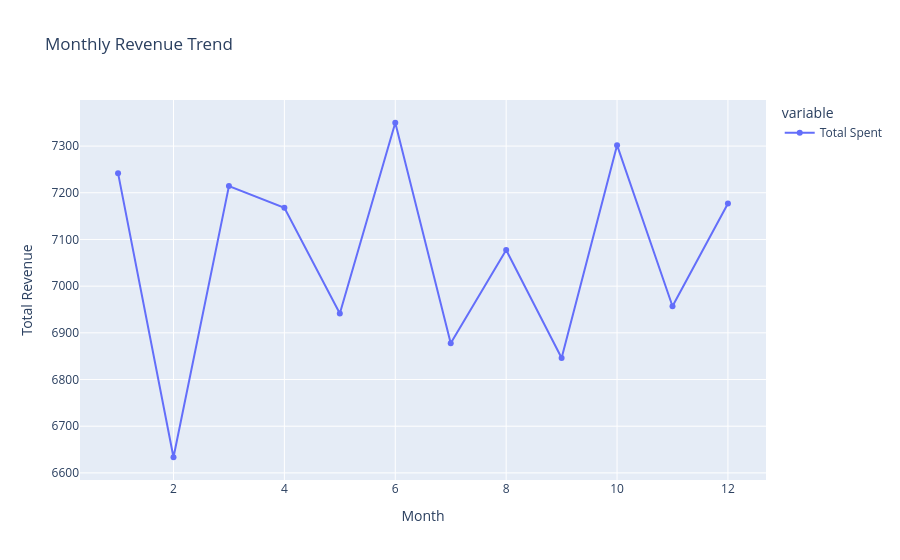

The notebook cell saved with this chart:
### Code cell
# Plot monthly revenue
fig = px.line(
    monthly_revenue,
    title="Monthly Revenue Trend",
    labels={"Month": "Month", "value": "Total Revenue"},
    markers=True
)
fig.show()

### Figure 1 — Plotly figure (JSON) as saved in the notebook; plotly's stock layout.template omitted (floating-point values rounded to 4 significant figures)
{"data": [{"hovertemplate": "variable=Total Spent<br>Month=%{x}<br>Total Revenue=%{y}<extra></extra>", "legendgroup": "Total Spent", "line": {"color": "#636efa", "dash": "solid"}, "marker": {"symbol": "circle"}, "mode": "lines+markers", "name": "Total Spent", "orientation": "v", "showlegend": true, "type": "scatter", "x": [1.0, 2.0, 3.0, 4.0, 5.0, 6.0, 7.0, 8.0, 9.0, 10.0, 11.0, 12.0], "xaxis": "x", "y": [7242.0, 6634.0, 7214.0, 7168.0, 6942.0, 7350.0, 6878.0, 7078.0, 6846.0, 7302.0, 6957.0, 7177.0], "yaxis": "y"}], "layout": {"legend": {"title": {"text": "variable"}, "tracegroupgap": 0}, "title": {"text": "Monthly Revenue Trend"}, "xaxis": {"anchor": "y", "domain": [0, 1], "title": {"text": "Month"}}, "yaxis": {"anchor": "x", "domain": [0, 1], "title": {"text": "Total Revenue"}}}}
